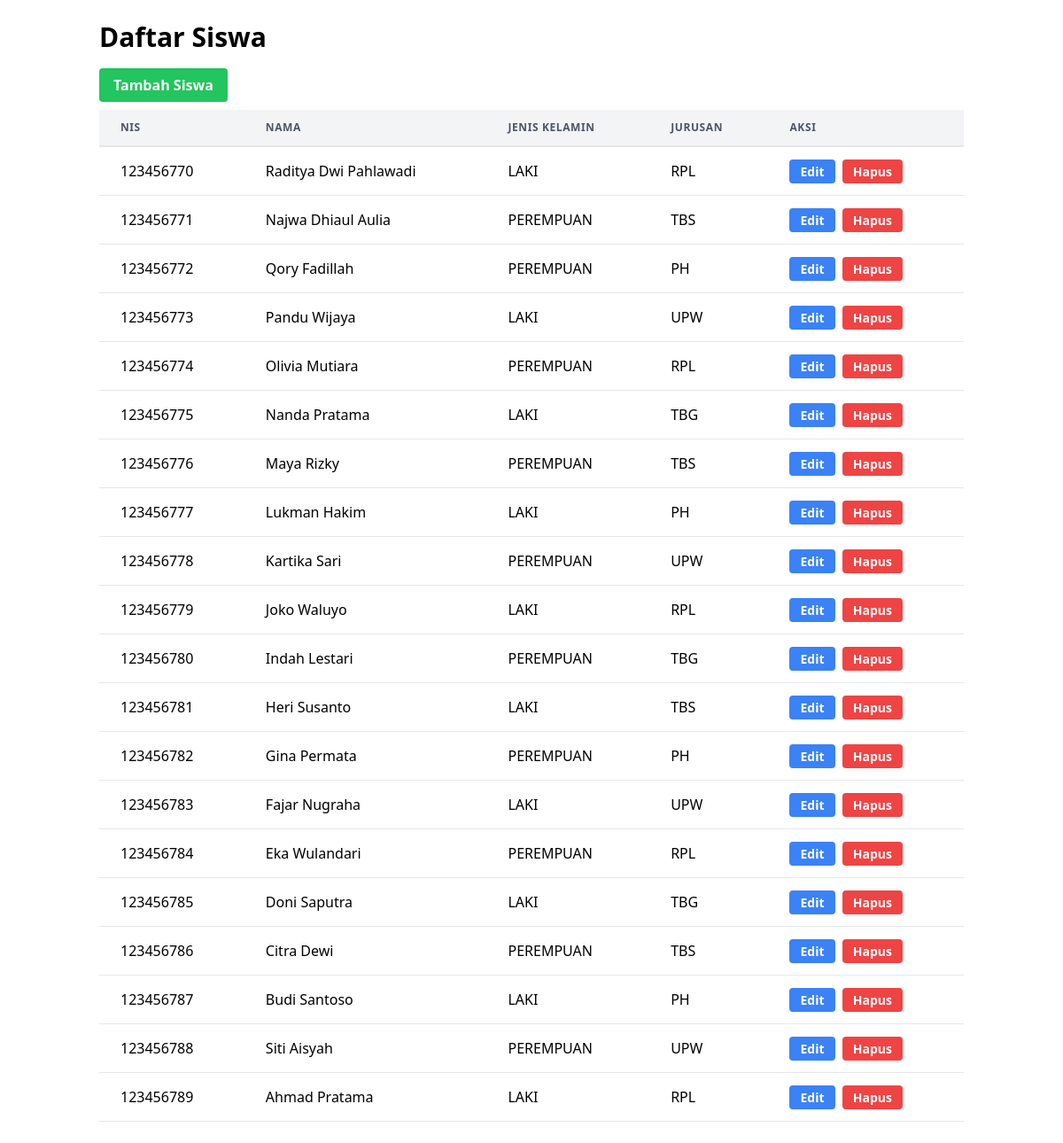
Page /bacasiswa2.php on the committed database.
### tables this page shows
CREATE TABLE `siswa` (
  `NIS` char(9) NOT NULL,
  `Nama` varchar(30) NOT NULL,
  `Jkel` enum('LAKI','PEREMPUAN') NOT NULL,
  `Jurusan` enum('RPL','TBS','TBG','PH','UPW') NOT NULL
);

### crudsiswa.php (called while the page is built, shortened)
<?php
function bacaSiswa($sql){
    $data = array();
    $koneksi = koneksiAkademi();
    $hasil = mysqli_query($koneksi, $sql);
    $i = 0;
    while ($baris = mysqli_fetch_assoc($hasil)) {
        $data[$i]['NIS']=$baris['NIS'];
        $data[$i]['Nama']=$baris['Nama'];
        $data[$i]['Jkel']=$baris['Jkel'];
        $data[$i]['Jurusan']=$baris['Jurusan'];
        $i++;
    }
    return $data;
}
function bacaSemuaSiswa(){
    $sql = "SELECT * FROM siswa";
    return bacaSiswa($sql);
}

### bacasiswa2.php (the view, shortened to what this page needs)
<?php
include ('crudSiswa.php');
?>
<html lang="en">
<head>
    <script src="https://cdn.tailwindcss.com"></script>
</head>
<div class="container mx-auto p-6">
    <h1 class="text-3xl font-bold mb-6">Daftar Siswa</h1>
    <div class="mb-4">
        <a href="tambahSiswa.php" class="bg-green-500 hover:bg-green-600 text-white font-bold py-2 px-4 rounded">
            Tambah Siswa
        </a>
    </div>
    <?php
        $data = bacaSemuaSiswa();
    ?>
    <div class="overflow-x-auto">
        <table class="min-w-full bg-white shadow-md rounded">
            <thead class="bg-gray-100">
                <tr>
                    <th class="px-6 py-3 border-b-2 border-gray-200 text-left text-xs font-semibold text-gray-600 uppercase tracking-wider">NIS</th>
                    <th class="px-6 py-3 border-b-2 border-gray-200 text-left text-xs font-semibold text-gray-600 uppercase tracking-wider">Nama</th>
                    <th class="px-6 py-3 border-b-2 border-gray-200 text-left text-xs font-semibold text-gray-600 uppercase tracking-wider">Jenis Kelamin</th>
                    <th class="px-6 py-3 border-b-2 border-gray-200 text-left text-xs font-semibold text-gray-600 uppercase tracking-wider">Jurusan</th>
                    <th class="px-6 py-3 border-b-2 border-gray-200 text-left text-xs font-semibold text-gray-600 uppercase tracking-wider">Aksi</th>
                </tr>
            </thead>
            <tbody class="bg-white">
                <?php
                    foreach ($data as $siswa) {
                        $nis = $siswa['NIS'];
                        $nama = $siswa['Nama'];
                        $jkl = $siswa['Jkel'];
                        $jrusan = $siswa['Jurusan'];
                        echo "
                        <tr class='hover:bg-gray-50'>
                            <td class='px-6 py-4 whitespace-nowrap border-b border-gray-200'>$nis</td>
                            <td class='px-6 py-4 whitespace-nowrap border-b border-gray-200'>$nama</td>
                            <td class='px-6 py-4 whitespace-nowrap border-b border-gray-200'>$jkl</td>
                            <td class='px-6 py-4 whitespace-nowrap border-b border-gray-200'>$jrusan</td>
                            <td class='px-6 py-4 whitespace-nowrap border-b border-gray-200'>
                                <a href='editSiswa.php?nis=$nis' class='bg-blue-500 hover:bg-blue-600 text-white font-bold py-1 px-3 rounded text-sm mr-1'>Edit</a>
                                <a href='prosesHapus.php?nis=$nis' class='bg-red-500 hover:bg-red-600 text-white font-bold py-1 px-3 rounded text-sm' onclick='return confirm(\"Yakin ingin menghapus data?\")'>Hapus</a>
                            </td>
                        </tr>";
                    }
                ?>
            </tbody>
        </table>
    </div>
</div>

### rows in the picture
siswa: NIS "123456770", Nama "Raditya Dwi Pahlawadi", Jkel "LAKI", Jurusan "RPL"
siswa: NIS "123456771", Nama "Najwa Dhiaul Aulia", Jkel "PEREMPUAN", Jurusan "TBS"
siswa: NIS "123456772", Nama "Qory Fadillah", Jkel "PEREMPUAN", Jurusan "PH"
siswa: NIS "123456773", Nama "Pandu Wijaya", Jkel "LAKI", Jurusan "UPW"
siswa: NIS "123456774", Nama "Olivia Mutiara", Jkel "PEREMPUAN", Jurusan "RPL"
siswa: NIS "123456775", Nama "Nanda Pratama", Jkel "LAKI", Jurusan "TBG"
siswa: NIS "123456776", Nama "Maya Rizky", Jkel "PEREMPUAN", Jurusan "TBS"
siswa: NIS "123456777", Nama "Lukman Hakim", Jkel "LAKI", Jurusan "PH"
siswa: NIS "123456778", Nama "Kartika Sari", Jkel "PEREMPUAN", Jurusan "UPW"
siswa: NIS "123456779", Nama "Joko Waluyo", Jkel "LAKI", Jurusan "RPL"
siswa: NIS "123456780", Nama "Indah Lestari", Jkel "PEREMPUAN", Jurusan "TBG"
siswa: NIS "123456781", Nama "Heri Susanto", Jkel "LAKI", Jurusan "TBS"
siswa: NIS "123456782", Nama "Gina Permata", Jkel "PEREMPUAN", Jurusan "PH"
siswa: NIS "123456783", Nama "Fajar Nugraha", Jkel "LAKI", Jurusan "UPW"
siswa: NIS "123456784", Nama "Eka Wulandari", Jkel "PEREMPUAN", Jurusan "RPL"
siswa: NIS "123456785", Nama "Doni Saputra", Jkel "LAKI", Jurusan "TBG"
siswa: NIS "123456786", Nama "Citra Dewi", Jkel "PEREMPUAN", Jurusan "TBS"
siswa: NIS "123456787", Nama "Budi Santoso", Jkel "LAKI", Jurusan "PH"
siswa: NIS "123456788", Nama "Siti Aisyah", Jkel "PEREMPUAN", Jurusan "UPW"
siswa: NIS "123456789", Nama "Ahmad Pratama", Jkel "LAKI", Jurusan "RPL"
